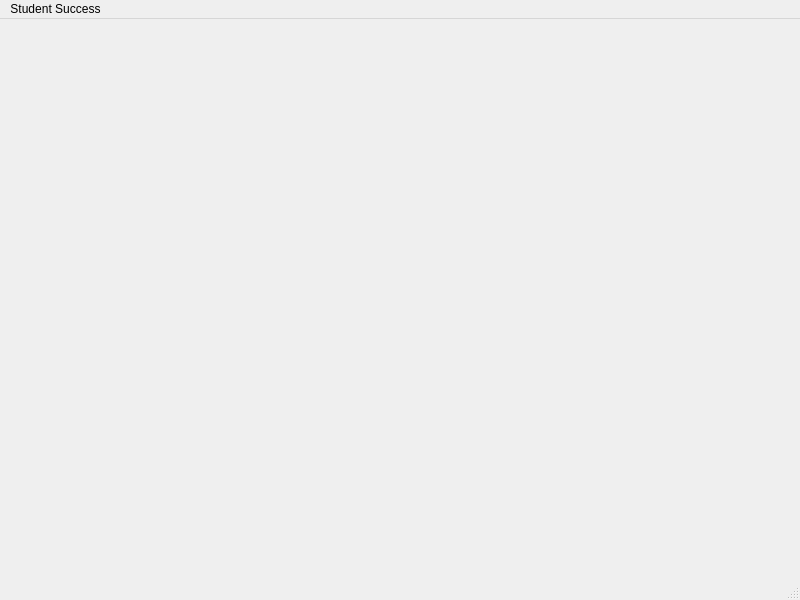
<?xml version="1.0" encoding="UTF-8"?>
<ui version="4.0">
 <class>MainWindow</class>
 <widget class="QMainWindow" name="MainWindow">
  <property name="geometry">
   <rect>
    <x>0</x>
    <y>0</y>
    <width>800</width>
    <height>600</height>
   </rect>
  </property>
  <property name="windowTitle">
   <string>MainWindow</string>
  </property>
  <widget class="QWidget" name="centralwidget"/>
  <widget class="QMenuBar" name="menubar">
   <property name="geometry">
    <rect>
     <x>0</x>
     <y>0</y>
     <width>800</width>
     <height>21</height>
    </rect>
   </property>
   <widget class="QMenu" name="menuStudent_Success">
    <property name="title">
     <string>Student Success</string>
    </property>
   </widget>
   <addaction name="menuStudent_Success"/>
  </widget>
  <widget class="QStatusBar" name="statusbar"/>
 </widget>
 <resources/>
 <connections/>
</ui>
